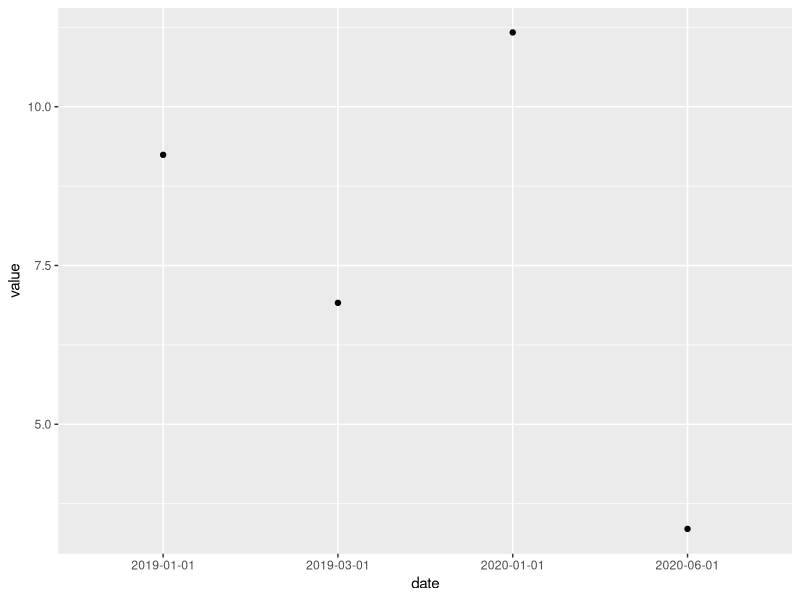
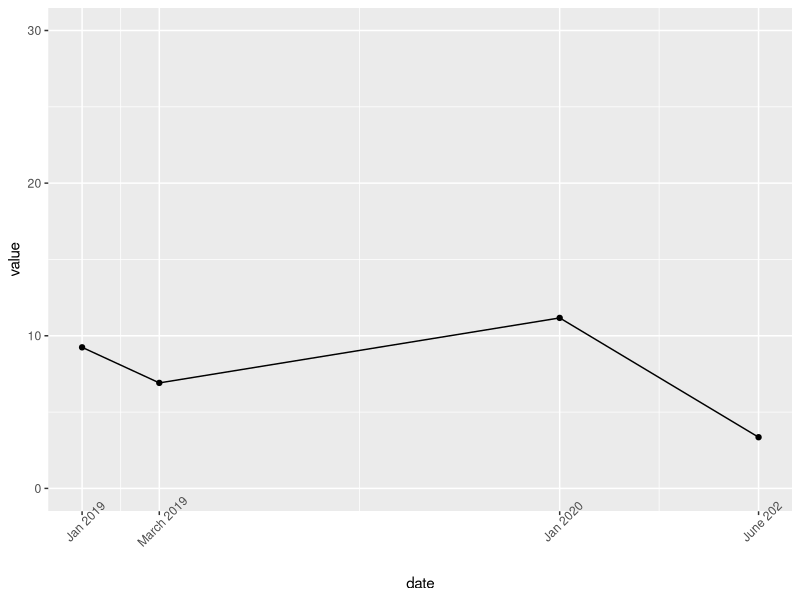

These figures' R source, in order:
## ---- chunk 1
options(htmltools.dir.version = FALSE)
library(tidyverse)
## ---- chunk 2

df1 <- tibble(age=c(25,29,22),name=c("Justin","Ian","Rosaline"))
df2 <- tibble(age=c(55,30,12),name=c("Hillary","Anna","Luis"))
(df <- bind_rows(df1,df2))
## ---- chunk 3

df1 <- tibble(age=c(25,29,22),name=c("Justin","Ian","Rosaline"))
df2 <- tibble(income=c(55,30,12),name=c("Justin","Ian","Rosaline"))
(df <- bind_cols(df1,df2 %>% select(-name)))
## ---- chunk 4

(df <- bind_rows(df1,df2 %>% select(-name)))
## ---- chunk 5
left_join(df1,df2)
#left_join(df1,df2,c("name"))
#left_join(df1,df2,c("name"="name"))
## ---- chunk 6
df1 <- tibble(age=c(25,29,22,23),name=c("Justin","Ian","Rosaline","Jack"))
df2 <- tibble(income=c(55,30,12),name=c("Justin","Ian","Rosaline"))
inner_join(df1,df2)
left_join(df1,df2)
## ---- chunk 7
left_join(df2,df1)
## ---- chunk 8
df1 <- tibble(age=c(25,29,22),name=c("Justin","Ian","Rosaline"))
df2 <- tibble(income=c(55,30,12,33),name=c("Justin","Ian","Rosaline","Justin"))
left_join(df1,df2)
## ---- chunk 9
df1 <- tibble(age=c(25,29,22),name=c("Justin","Ian","Rosaline"),last=c("Savoie","Smith","Azevedo"))
df2 <- tibble(income=c(55,30,12,33),name=c("Justin","Ian","Rosaline","Justin"),last=c("Savoie","Smith","Azevedo","Gajevic"))
left_join(df1,df2)
## ---- chunk 10
my_string <- c("Justin Savoie (2019)","Daniel Ortega (2019)", "Natalia Burina (2019)")
str_replace(my_string,"\\(2019\\)","") %>% trimws()
my_string <- c("POL2517-U","POL2517-V","POL2699-S")
str_sub(my_string,4,-1)
str_sub(my_string,4,7)
my_string <- c("Justin Savoie (2019)","Daniel Ortega (2017)", "Natalia Burina (2018)")
str_extract(my_string,"(?<=\\().+?(?=\\))")
str_replace_all(my_string,"\\((?<=\\().+?(?=\\))\\)","") %>% trimws()
# https://stackoverflow.com/questions/8613237/extract-info-inside-all-parenthesis-in-r
## ---- chunk 11
my_string <- c("justin savoie","micheal Gillet","daniela Smith-jones")
str_to_title(my_string)
str_length(my_string)
str_count(my_string,"j")
## ---- chunk 12
library(lubridate)
today()
now()+60
today()+1
## ---- chunk 13
adate <- "2022-06-01"
ymd(adate)
lubridate::dmy("26-06-19")
adatetime <- "2001-10-10 02:30:30"
ymd_hms(adatetime)

as.numeric(ymd_hms(adatetime))

## ---- chunk 14
to_plot <- tibble(date=c("2019-01-01","2019-03-01","2020-01-01","2020-06-01"),value=rnorm(4,10,3))
ggplot(to_plot,aes(x=date,y=value)) + geom_point()
## ---- chunk 15
to_plot <- to_plot %>% mutate(date=ymd(date))
ggplot(to_plot,aes(x=date,y=value)) + geom_point() + geom_line() +
  scale_x_date(breaks = as_date(c("2019-01-01","2019-03-01","2020-01-01","2020-06-01")),
               labels=c("Jan 2019","March 2019","Jan 2020","June 202")) +
  theme(axis.text.x = element_text(angle=45)) + scale_y_continuous(limits=c(0,30))
